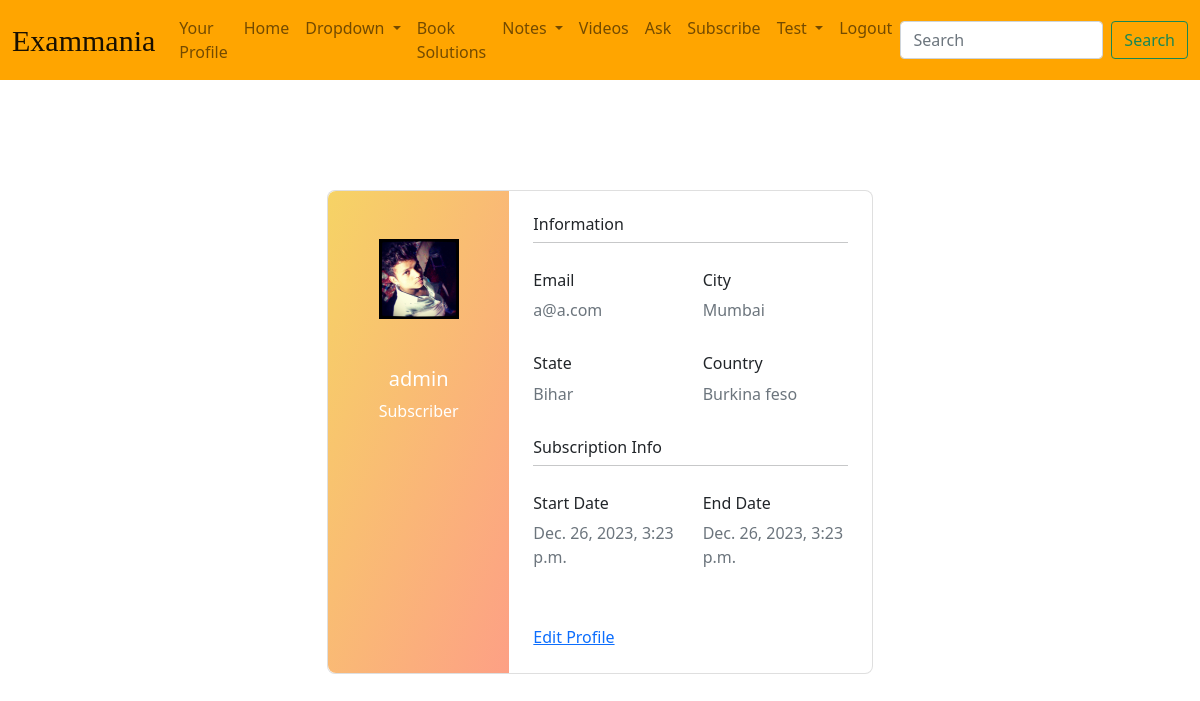
The page /profile/ (signed in) on the database as committed earlier.
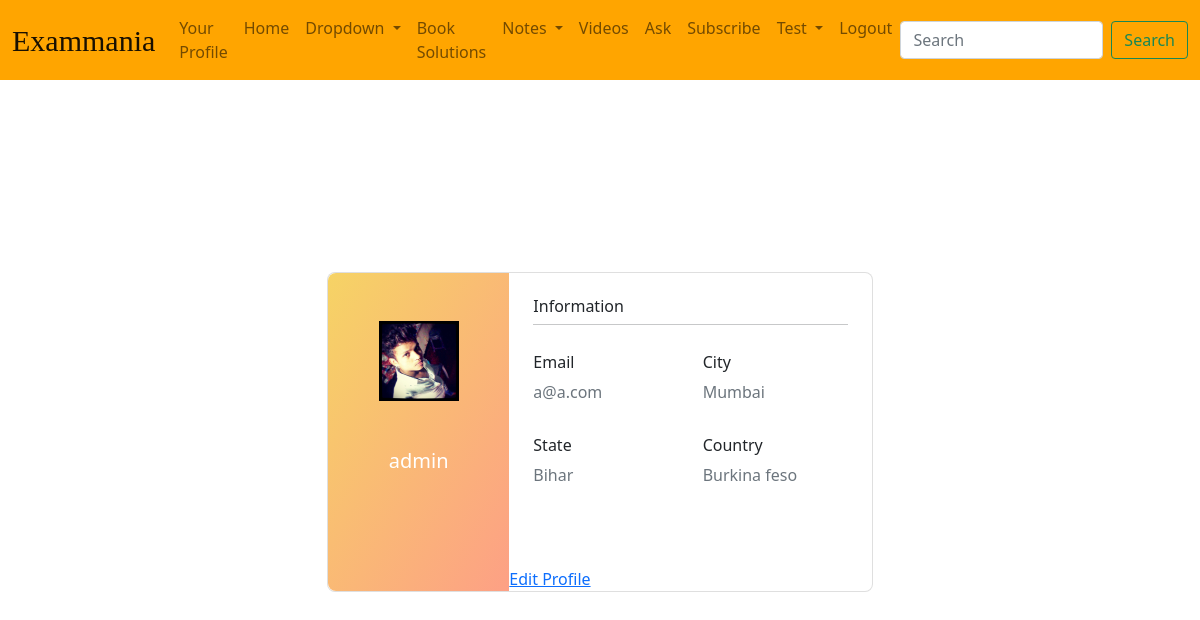
The same page on the database as committed later.
### users/models.py (models this page shows, shortened)
class UserProfile(models.Model):
    user = models.OneToOneField(User, on_delete=models.CASCADE)
    city = models.CharField(max_length=100, blank=True, null=True)
    state = models.CharField(max_length=100, blank=True, null=True)
    country = models.CharField(max_length=100, blank=True, null=True)
    phone_no = models.CharField(max_length=15, blank=True, null=True)
    STANDARD_CHOICES = (
        ('9th', '9th Grade'),
        ('10th', '10th Grade'),
        ('11th', '11th Grade'),
        ('12th', '12th Grade'),
        ('12th+', '12th Grade and Above'),
    )
    standard = models.CharField(max_length=10, choices=STANDARD_CHOICES, blank=True, null=True)
    is_subscriber = models.BooleanField(default=False)
    subscription_type = models.CharField(
        max_length=10,
        choices=[('monthly', 'Monthly'), ('yearly', 'Yearly')],
        blank=True, null=True
    )
    subscription_start_date = models.DateTimeField(null=True, blank=True)
    subscription_end_date = models.DateTimeField(null=True, blank=True)

### users/views.py (the view)
# urls.py: path("profile/", views.profile, name="profile"),
@login_required
def profile(request):
    user_profile = UserProfile.objects.get(user=request.user)
    context = {
        'user_profile': user_profile,
      }
    return render(request, 'users/profile.html', context)

### templates/users/profile.html (shortened to what this page needs)
{% load static %}
<!DOCTYPE html>
<html lang="en">
<head>
  <link rel="stylesheet" href="{% static 'main/css/base.css' %}">
  <link href="https://cdn.jsdelivr.net/npm/bootstrap@5.0.2/dist/css/bootstrap.min.css" rel="stylesheet"
>
</head>
<body>
  <nav class="navbar navbar-expand-lg navbar-light fixed-top">
    <div class="container-fluid">
      <a class="navbar-brand" href="#">Exammania</a>
      <div class="collapse navbar-collapse" id="navbarSupportedContent">
        <ul class="navbar-nav me-auto mb-2 mb-lg-0">
          <li class="nav-item">
            <a class="nav-link" href="{% url 'profile' %}">Your Profile</a>
          </li>
          <li class="nav-item">
            <a class="nav-link" href="{% url 'main:index' %}">Home</a>
          </li>
          <li class="nav-item dropdown">
            <a class="nav-link dropdown-toggle" data-bs-auto-close="outside" href="#" role="button"
              data-bs-toggle="dropdown" aria-expanded="false">
              Dropdown
            </a>
          </li>
          <li class="nav-item">
            <a class="nav-link" href="{% url 'main:book_solution' %}">Book Solutions</a>
          </li>
          <li class="nav-item dropdown">
            <a class="nav-link dropdown-toggle" href="#" id="subjectDropdown" role="button" data-bs-toggle="dropdown"
              aria-haspopup="true" aria-expanded="false">
              Notes
            </a>
          </li>
          <li class="nav-item">
            <a class="nav-link" href="{% url 'videos_main' %}">Videos</a>
          </li>
          <li class="nav-item">
            <a class="nav-link" href="{% url 'question_list' %}">Ask</a>
          </li>
          <li class="nav-item">
            <a class="nav-link" href="{% url 'join' %}">Subscribe</a>
          </li>
          <li class="nav-item dropdown">
            <a class="nav-link dropdown-toggle" href="#" id="subjectDropdown" role="button" data-bs-toggle="dropdown"
              aria-haspopup="true" aria-expanded="false">
              Test
            </a>
          </li>
          {% if user.is_authenticated %}
          <li class="nav-item">
            <a class="nav-link" href="{% url 'account_logout' %}">Logout</a>
          </li>
          {% else %}
          <li class="nav-item">
            <a class="nav-link" href="{% url 'account_login' %}">Login</a>
          </li>
          {% endif %}
        </ul>
        <form class="d-flex">
          <input class="form-control me-2" type="search" placeholder="Search" aria-label="Search">
          <button class="btn btn-outline-success" type="submit">Search</button>
        </form>
      </div>
    </div>
  </nav>
  <section class="vh-100">
    <div class="container py-5 h-100">
      <div class="row d-flex justify-content-center align-items-center h-100">
        <div class="col col-lg-6 mb-4 mb-lg-0">
          <div class="card mb-3" style="border-radius: .5rem;">
            <div class="row g-0">
              <div class="col-md-4 gradient-custom text-center text-white"
                style="border-top-left-radius: .5rem; border-bottom-left-radius: .5rem;">
                <img src="{% static 'users/images/image.jpg' %}" alt="Avatar" class="img-fluid my-5"
                  style="width: 80px;" />
                <h5>{{ user_profile.user.username }}</h5>
                {% if user_profile.is_subscriber %}
                <p>Subscriber</p>
                {% endif %}
              </div>
              <div class="col-md-8">
                <div class="card-body p-4">
                  <h6>Information</h6>
                  <hr class="mt-0 mb-4">
                  <div class="row pt-1">
                    <div class="col-6 mb-3">
                      <h6>Email</h6>
                      <p class="text-muted">{{ user_profile.user.email }}</p>
                    </div>
                    {% if user_profile.city %}
                    <div class="col-6 mb-3">
                      <h6>City</h6>
                      <p class="text-muted">{{ user_profile.city }}</p>
                    </div>
                    {% endif %}
                    {% if user_profile.state %}
                    <div class="col-6 mb-3">
                      <h6>State</h6>
                      <p class="text-muted">{{ user_profile.state }}</p>
                    </div>
                    {% endif %}
                    {% if user_profile.country %}
                    <div class="col-6 mb-3">
                      <h6>Country</h6>
                      <p class="text-muted">{{ user_profile.country }}</p>
                    </div>
                    {% endif %}
                  </div>
                  {% if user_profile.is_subscriber %}
                  <h6>Subscription Info</h6>
                  <hr class="mt-0 mb-4">
                  <div class="row pt-1">
                    <div class="col-6 mb-3">
                      <h6>Start Date</h6>
                      <p class="text-muted">{{user_profile.subscription_start_date}}</p>
                    </div>
                    <div class="col-6 mb-3">
                      <h6>End Date</h6>
                      <p class="text-muted">{{user_profile.subscription_start_date}}</p>
                    </div>
                    {% endif %}
                  </div>
                  <div class="d-flex justify-content-start">
                    <a href="#!"></a>
                    <a href="#!"></a>
                  </div>
                  <div>
                    <a href="{% url 'edit_profile' %}">Edit Profile</a>
                  </div>
                </div>
              </div>
            </div>
          </div>
        </div>
      </div>
    </div>
  </section>
</body>
</html>

### main/static/main/css/base.css (style rules this page uses)
body { background-color: black; color: white; }
.navbar { background-color: orange; }
.navbar-brand { font-family: "Pacifico", cursive; font-size: 30px; }

### templates/users/profile.html (style rules this page uses)
body { background-image: url(/static/main/images/darkened.png); background-attachment: fixed; background-position: center; background-size: cover; }
section { margin-top: 40px; }
.gradient-custom { background: #ae2020; background: -webkit-linear-gradient(to right bottom, rgba(246, 211, 101, 1), rgba(253, 160, 133, 1)); background: linear-gradient(to right bottom, rgba(246, 211, 101, 1), rgba(253, 160, 133, 1)) }
.navbar { background-color: orange; }
.navbar a { color: white; }
.navbar-brand { font-family: "Pacifico", cursive; font-size: 30px; }

Rows that differ between the two databases and show on the page:
changed UserProfile "Mumbai": is_subscriber True → False (drawn); subscription_start_date "Dec. 26, 2023, 3:23 p.m." → (not shown)
Other text that changed with them:
text no longer shown: "Subscriber Subscription Info Start Date End Date"
